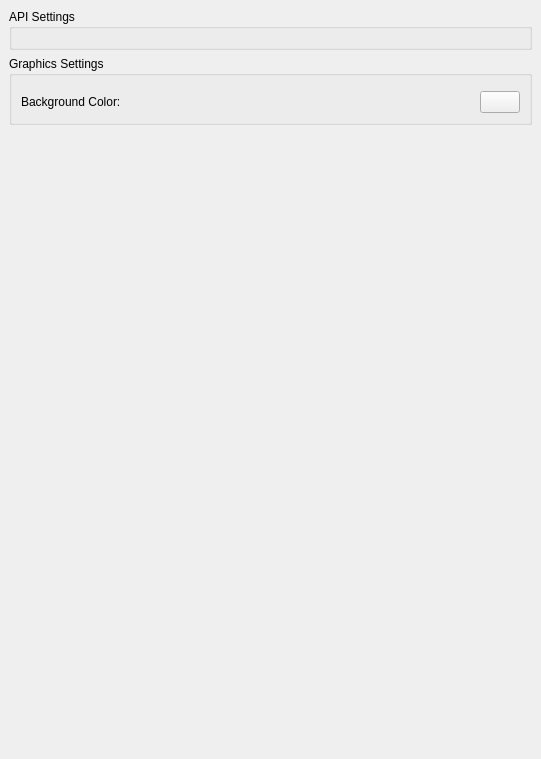
<?xml version="1.0" encoding="UTF-8"?>
<ui version="4.0">
 <class>ConfigureGraphics</class>
 <widget class="QWidget" name="ConfigureGraphics">
  <property name="geometry">
   <rect>
    <x>0</x>
    <y>0</y>
    <width>541</width>
    <height>759</height>
   </rect>
  </property>
  <property name="windowTitle">
   <string>Form</string>
  </property>
  <property name="accessibleName">
   <string>Graphics</string>
  </property>
  <layout class="QVBoxLayout" name="rootLayout">
   <property name="leftMargin">
    <number>0</number>
   </property>
   <property name="topMargin">
    <number>0</number>
   </property>
   <property name="rightMargin">
    <number>0</number>
   </property>
   <property name="bottomMargin">
    <number>0</number>
   </property>
   <item>
    <widget class="QScrollArea" name="scrollArea">
     <property name="frameShape">
      <enum>QFrame::NoFrame</enum>
     </property>
     <property name="widgetResizable">
      <bool>true</bool>
     </property>
     <widget class="QWidget" name="scrollAreaWidgetContents">
  <layout class="QVBoxLayout" name="verticalLayout_1">
   <item>
    <layout class="QVBoxLayout" name="verticalLayout_2">
     <item>
      <widget class="QGroupBox" name="groupBox_2">
       <property name="title">
        <string>API Settings</string>
       </property>
       <layout class="QVBoxLayout" name="verticalLayout_3">
        <item>
         <widget class="QWidget" name="api_widget" native="true">
          <layout class="QHBoxLayout" name="horizontalLayout">
           <property name="leftMargin">
            <number>0</number>
           </property>
           <property name="topMargin">
            <number>0</number>
           </property>
           <property name="rightMargin">
            <number>0</number>
           </property>
           <property name="bottomMargin">
            <number>0</number>
           </property>
          </layout>
         </widget>
        </item>
       </layout>
      </widget>
     </item>
     <item>
      <widget class="QGroupBox" name="groupBox">
       <property name="maximumSize">
        <size>
         <width>16777215</width>
         <height>16777215</height>
        </size>
       </property>
       <property name="title">
        <string>Graphics Settings</string>
       </property>
       <layout class="QVBoxLayout" name="verticalLayout_4">
        <item>
         <widget class="QWidget" name="graphics_widget" native="true">
          <layout class="QVBoxLayout" name="verticalLayout">
           <property name="leftMargin">
            <number>0</number>
           </property>
           <property name="topMargin">
            <number>0</number>
           </property>
           <property name="rightMargin">
            <number>0</number>
           </property>
           <property name="bottomMargin">
            <number>0</number>
           </property>
          </layout>
         </widget>
        </item>
        <item>
         <widget class="QWidget" name="bg_widget" native="true">
          <layout class="QHBoxLayout" name="bg_layout">
           <property name="leftMargin">
            <number>0</number>
           </property>
           <property name="topMargin">
            <number>0</number>
           </property>
           <property name="rightMargin">
            <number>0</number>
           </property>
           <property name="bottomMargin">
            <number>0</number>
           </property>
           <item>
            <widget class="QLabel" name="label">
             <property name="sizePolicy">
              <sizepolicy hsizetype="Expanding" vsizetype="Preferred">
               <horstretch>0</horstretch>
               <verstretch>0</verstretch>
              </sizepolicy>
             </property>
             <property name="text">
              <string>Background Color:</string>
             </property>
            </widget>
           </item>
           <item>
            <widget class="QPushButton" name="bg_button">
             <property name="sizePolicy">
              <sizepolicy hsizetype="Preferred" vsizetype="Preferred">
               <horstretch>0</horstretch>
               <verstretch>0</verstretch>
              </sizepolicy>
             </property>
             <property name="maximumSize">
              <size>
               <width>40</width>
               <height>16777215</height>
              </size>
             </property>
             <property name="text">
              <string/>
             </property>
            </widget>
           </item>
          </layout>
         </widget>
        </item>
       </layout>
      </widget>
     </item>
    </layout>
   </item>
   <item>
    <spacer name="verticalSpacer">
     <property name="orientation">
      <enum>Qt::Vertical</enum>
     </property>
     <property name="sizeHint" stdset="0">
      <size>
       <width>20</width>
       <height>40</height>
      </size>
     </property>
    </spacer>
   </item>
  </layout>
     </widget>
    </widget>
   </item>
  </layout>
 </widget>
 <resources/>
 <connections/>
</ui>
